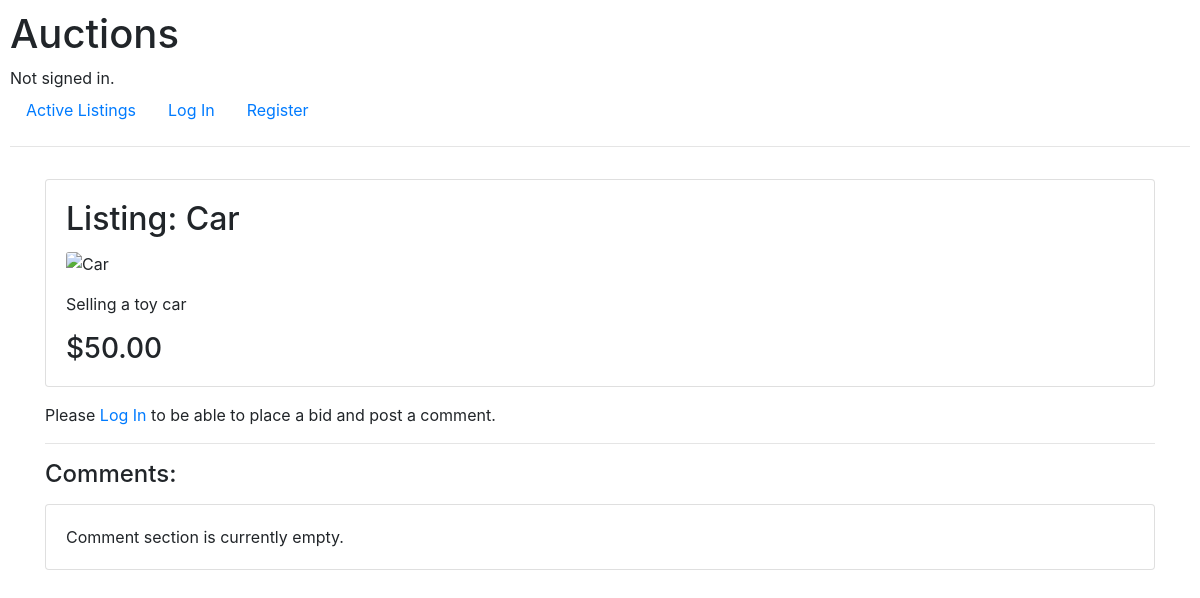
The app's page /17/Car with its own data.
### auctions/models.py (models this page shows, shortened)
class Listing(models.Model):
    title = models.CharField(max_length=64)
    description = models.TextField()
    starting_bid = models.DecimalField(max_digits=19, decimal_places=2)
    current_bid = models.DecimalField(max_digits=19, decimal_places=2, default=0)  # Add a field to track the current highest bid
    url = models.URLField(max_length=500, blank=True)
    category = models.ForeignKey(Category, on_delete=models.CASCADE, related_name="listings")
    created_by = models.ForeignKey(User, on_delete=models.CASCADE, related_name="created_listings")
    closed = models.BooleanField(default=False)  # Add a field to track if the listing is closed

### auctions/views.py (the view)
# urls.py: path("<int:listing_id>/<str:listing_title>", views.listing_details, name="listing_details"),
def listing_details(request, listing_id, listing_title):
    listing = Listing.objects.get(id=listing_id)
    comments = Comment.objects.filter(listing=listing).order_by('-timestamp')
    try:
        watchlist_entry_exists = Watchlist.objects.filter(user=request.user, listing=listing).exists()
    except:
        watchlist_entry_exists = False
    lattest_bid_user = util.get_highest_bid(listing)
    print("lattest_bid_user:", lattest_bid_user)  # Add this line for debugging
    if lattest_bid_user == "No bids made so far.":
        listing_winner = "No bids made so far."
    elif lattest_bid_user == request.user:
        listing_winner = "Congrats. You're the winner on this listing."
    else:
        listing_winner = f"Bidding is closed. The winner is: {lattest_bid_user}"
    print("request.user:", request.user)  # Add this line for debugging
    if request.method == "POST":
        bid_submitted = round(float(request.POST.get("Bid")), 2)
        message, allert_type = util.post_bid(request.user, listing, bid_submitted)
        lattest_bid_user = util.get_highest_bid(listing)
        return render(request, "auctions/listing.html", {
        "listing": listing,
        "watchlist_entry_exists": watchlist_entry_exists,
        "message": message,
        "allert_type": allert_type,
        "listing_winner": listing_winner,
        "bid_status": lattest_bid_user,
        "creator": request.user == listing.created_by,
        "listing_status": listing.closed,
        "comments": comments,
        })
    else:
        return render(request, "auctions/listing.html", {
            "listing": listing,
            "watchlist_entry_exists": watchlist_entry_exists,
            "bid_status": lattest_bid_user,
            "listing_winner": listing_winner,
            "creator": request.user == listing.created_by,
            "listing_status": listing.closed,
            "comments": comments,
        })

### auctions/util.py (called while the page is built)
def get_highest_bid(listing):
    try:
        highest_bid = Bid.objects.filter(listing=listing).order_by('-bid_amount').first()
        if highest_bid:
            return highest_bid.user
        else:
            return "No bids made so far."
    except Bid.DoesNotExist:
        return "No bids made so far."

### auctions/templates/auctions/listing.html (shortened to what this page needs)
{% extends "auctions/layout.html" %}
{% load humanize %}
{% block body %}
<div class="container">
    <div class="row">
        <div class="col-md-12">
            <div class="card mt-3">
                <div class="card-body">
                    <h2 class="card-title"> Listing: {{ listing.title|capfirst }}</h2>
                    {% if listing.url %}
                    <div class="mb-3">
                        <img src="{{ listing.url }}" class="card-img" alt="{{ listing.title }}">
                    </div>
                    {% endif %}
                    <p class="card-text">{{ listing.description|capfirst }}</p>
                    <h3 class="card-text">${{ listing.current_bid|intcomma }}</h3>
                </div>
            </div>
            {% if request.user.is_authenticated %}
                {% if watchlist_entry_exists %}
                <div class="mt-3">
                    <a href="{% url 'watchlist_action' listing_id=listing.id listing_title=listing.title %}" class="btn btn-light">Remove from Watchlist</a>
                </div>
                {% else %}
                <div class="mt-3">
                    <a href="{% url 'watchlist_action' listing_id=listing.id listing_title=listing.title %}" class="btn btn-light">Add to Watchlist</a>
                </div>
                {% endif %}
                {% if not listing_status %}
                <form action="{% url 'listing_details' listing_id=listing.id listing_title=listing.title %}" method="POST" class="mt-3">
                    {% csrf_token %}
                    <div class="form-group">
                        <input class="form-control" autofocus step="0.01" type="number" name="Bid" placeholder="Bid" required>
                    </div>
                    <h5>Latest bidder: {{ bid_status }}</h5>
                    <button class="btn btn-primary" type="submit">Place Bid</button>
                </form>
                {% endif %}
                <hr>
                <h4>Details:</h4>
                <ul>
                    <li>Listed by: {{ listing.created_by }}</li>
                    <li>Category: {{ listing.category }}</li>
                </ul>
            {% else %}
                <p class="mt-3">Please <a href="{% url 'login' %}">Log In</a> to be able to place a bid and post a comment.</p>
            {% endif %}
            <hr>
            <h4>Comments:</h4>
            {% if not comments %}
            <div class="card my-3">
                <div class="card-body">
                    <p class="card-text">Comment section is currently empty.</p>
                </div>
            </div>
            {% endif %}
        </div>
    </div>
</div>
{% endblock %}

### auctions/static/auctions/styles.css (style rules this page uses)
body { padding: 10px; }

### records on screen
Listing: title "Car", description "Selling a toy car", current_bid "50.00"
